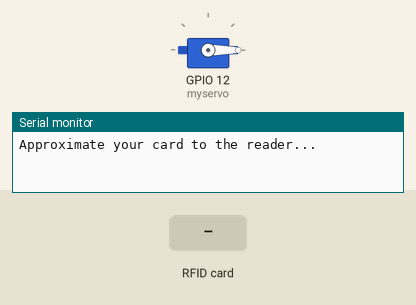
This sketch was run on a simulated ESP32. On the bench: servo, the last lines printed to the serial monitor. The test bench sets the inputs (shaded band).

Above: at 3.2 s.
3.3 s: RFID card 10 18 C9 1A held to the reader
At 4.0 s:
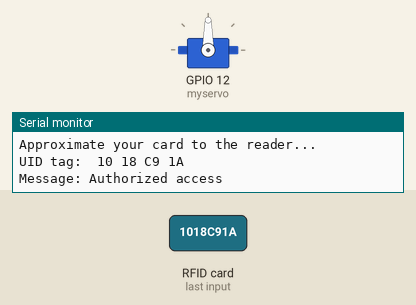
4.8 s: RFID card 5E 7A 19 C4 held to the reader
Timing chart, 0 to 7.8 s (numbered marks = the images above; inputs shaded):
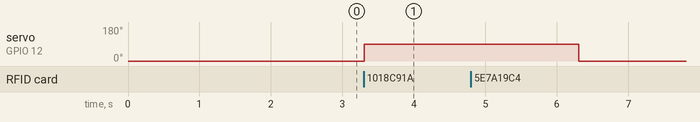

Measured:
- after the input at 3.3 s, servo on GPIO 12 (myservo): 0° → 90° at once

The sketch:

RFID_Servo.ino
```cpp
#include <ESP32Servo.h>
#include <SPI.h>
#include <MFRC522.h>

#define RST_PIN 22
#define SS_PIN 5
MFRC522 mfrc522(SS_PIN, RST_PIN); // Create MFRC522 instance
Servo myservo;

int pos = 0;
int lock_status = LOW;
String authorizedUID = "10 18 C9 1A"; // Replace this with your authorized UID (in HEX)

void setup() {
  Serial.begin(9600); // Start the serial connection
  delay(2000);
  SPI.begin(); // Initiate SPI bus
  mfrc522.PCD_Init(); // Initiate MFRC522
  Serial.println("Approximate your card to the reader...");
  myservo.attach(12); // Attach servo to pin 12
  myservo.write(0);   // Set servo initial position to 0 degrees
}

void loop() {
  // Look for new cards
  if (!mfrc522.PICC_IsNewCardPresent()) {
    return;
  }

  // Select one of the cards
  if (!mfrc522.PICC_ReadCardSerial()) {
    return;
  }

  // Show UID on serial monitor
  Serial.print("UID tag: ");
  String content = "";
  byte letter;

  for (byte i = 0; i < mfrc522.uid.size; i++) {
    Serial.print(mfrc522.uid.uidByte[i] < 0x10 ? " 0" : " ");
    Serial.print(mfrc522.uid.uidByte[i], HEX);
    content.concat(String(mfrc522.uid.uidByte[i] < 0x10 ? " 0" : " "));
    content.concat(String(mfrc522.uid.uidByte[i], HEX));
  }

  Serial.println();
  Serial.print("Message: ");
  content.toUpperCase();

  // Compare the UID with the authorizedUID
  if (content.substring(1) == authorizedUID) {
    Serial.println("Authorized access");
    myservo.write(90);   // Move servo to 90 degrees (open)
    delay(3000);         // Wait for 3 seconds
    myservo.write(0);    // Move servo back to 0 degrees (close)
  } else {
    Serial.println("Unauthorized access");
    myservo.write(0);    // Keep the servo at 0 degrees (locked)
  }

  // Halt PICC
  mfrc522.PICC_HaltA();
  // Stop encryption on PCD
  mfrc522.PCD_StopCrypto1();
}
```
